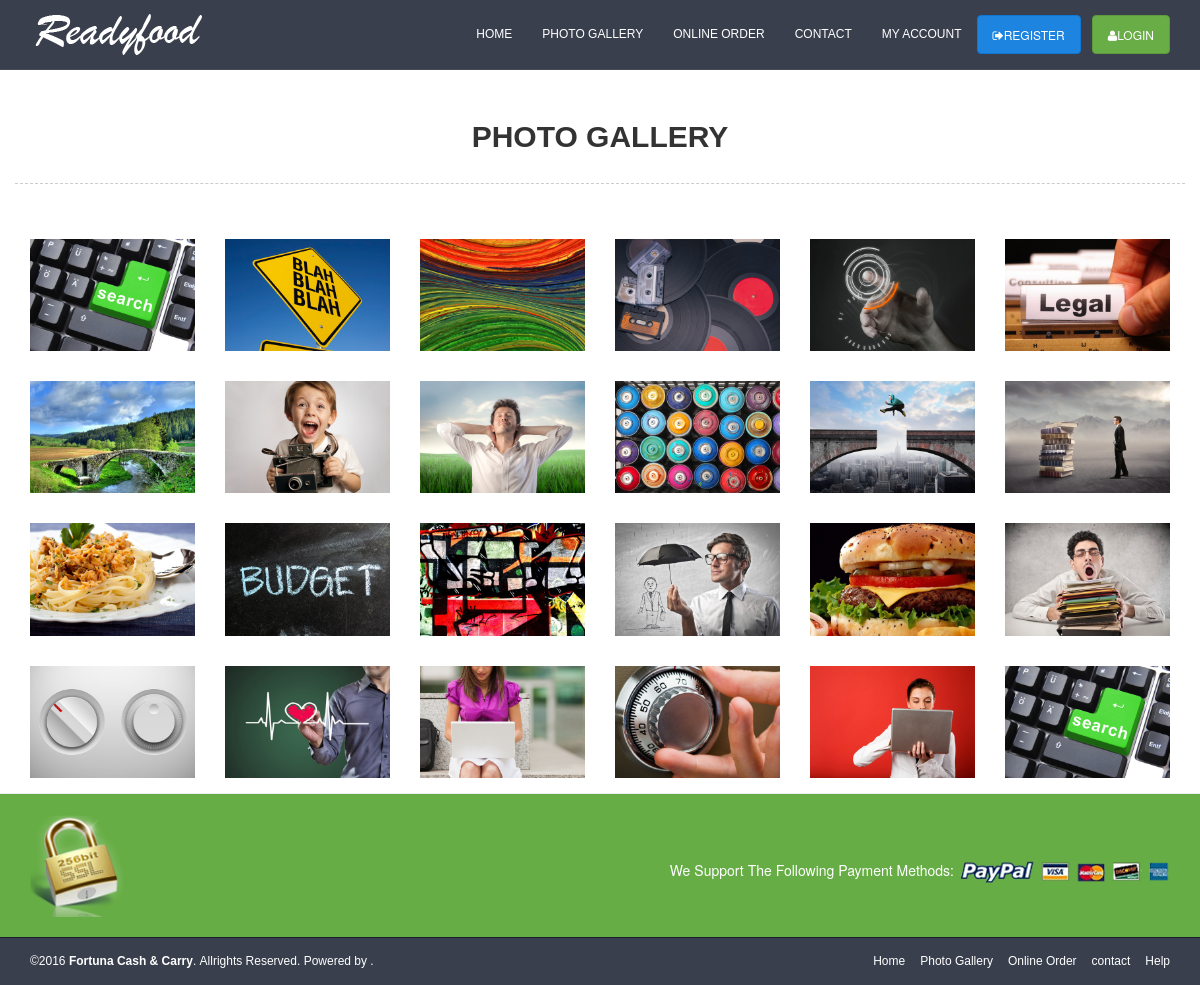
The app's page /index.php/gallery, older data.
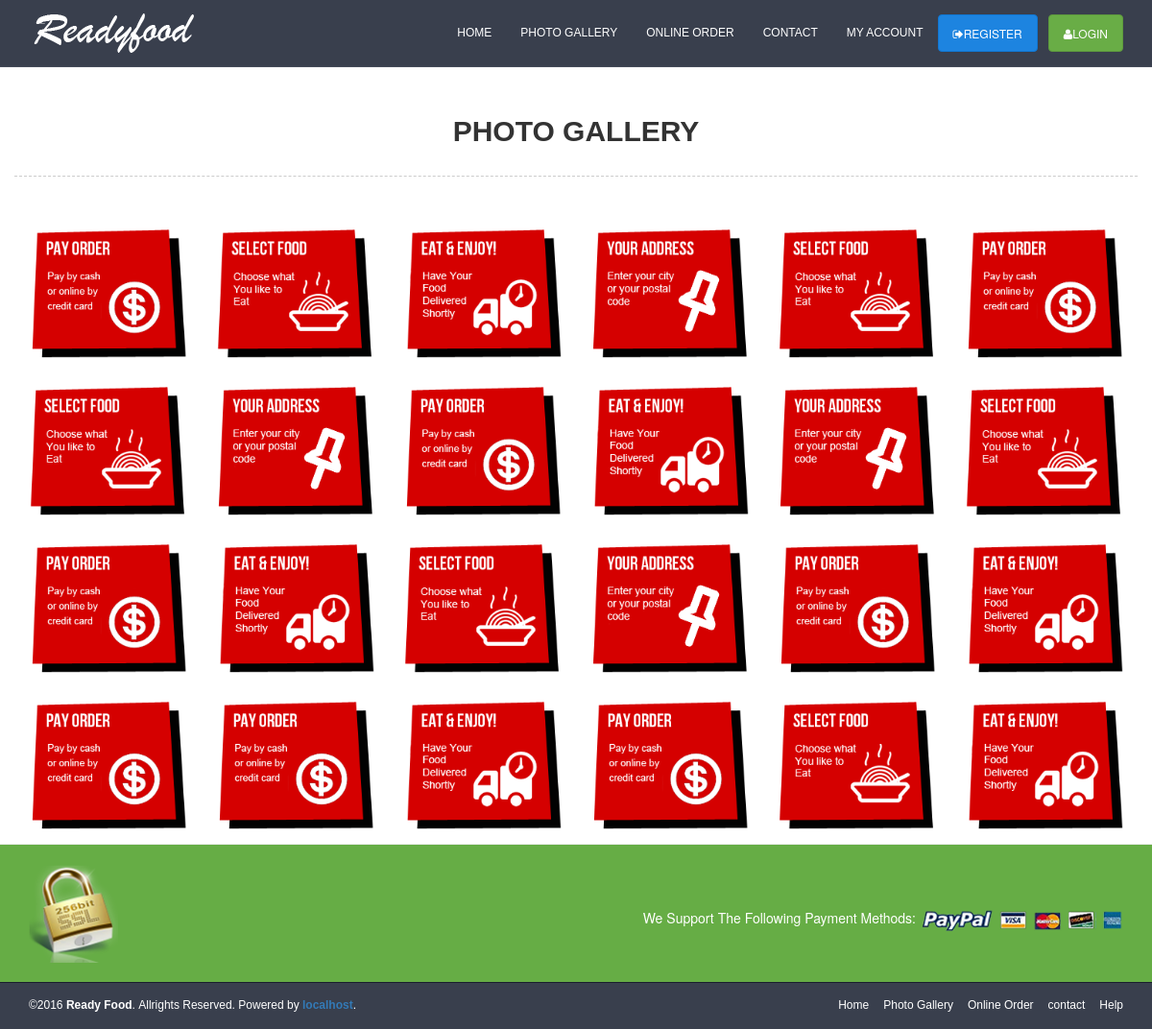
The same page, newer data.
### tables this page shows
CREATE TABLE IF NOT EXISTS `gallery_images` (
  `id` int(11) NOT NULL AUTO_INCREMENT,
  `name` varchar(100) NOT NULL,
  `deleted` tinyint(1) NOT NULL DEFAULT '0',
  `status` tinyint(1) NOT NULL DEFAULT '1',
  PRIMARY KEY (`id`)
);

### application/libraries/Site_Controller.php (called while the page is built, shortened)
<?php
class Site_Controller extends MY_Controller {
    public $site_title = '';
    public $page_title = '';
    public $page_meta_keywords = '';
    public $page_meta_description = '';
    public $assets_css = array(
        'bootstrap.min.css',
        'font-awesome.min.css',
        'style.css',
        'responsive.css',
    );
    public $assets_js = array(
        'jquery.js',
        'bootstrap.min.js',
    );
    public $body_class = array();
    public $current_section = '';
    public function __construct() {
        $this->site_title = $this->config->item('app_title');
    }
    private function prepare_base_javascript() {
        $str = "<script type=\"text/javascript\">\n";
        $str.= "</script>\n";
        $this->template->append_metadata($str);
    }
    private function set_styles() {
        if (count($this->assets_css) > 0) {
            foreach ($this->assets_css as $asset)
                $this->template->append_metadata('<link rel="stylesheet" type="text/css" href="' . ASSETS_SITE_CSS_PATH . $asset . '" media="screen" />');
        }
        $this->template->append_metadata('<link rel="stylesheet" type="text/css" href="' . ASSETS_SITE_CSS_PATH . 'cross_browser/webkit.css" media="screen" />');
        $this->template->append_metadata('');
        $this->template->append_metadata('');
        $this->template->append_metadata('');
        $this->template->append_metadata('');
    }
    private function set_javascript() {
        if (count($this->assets_js) > 0) {
            foreach ($this->assets_js as $asset)
                if (stristr($asset, 'http') === FALSE)
                    $this->template->append_metadata('<script type="text/javascript" src="' . ASSETS_SITE_JS_PATH . $asset . '"></script>');
                else
                    $this->template->append_metadata('<script type="text/javascript" src="' . $asset . '"></script>');
        }
        $this->template->append_metadata('');
    }
    public function render_page($page, $data = array()) {
        $this->template
                ->set_metadata('keywords', $this->page_meta_keywords)
                ->set_metadata('description', $this->page_meta_description)
                ->set_metadata('canonical', site_url($this->uri->uri_string()), 'link')
                ->title($this->page_title, $this->site_title);
        $this->template
                ->set('current_section', $this->current_section)
                ->set('body_class', implode(' ', $this->body_class));
        $this->template
                ->set_partial('header', 'partials/header')
                ->set_partial('footer', 'partials/footer');
        $this->template->build($page, $data);
    }
}

### application/controllers/Gallery.php (called while the page is built, shortened)
<?php
class Gallery extends Site_Controller {
    public function index() {
        $data['gallery_images']=$this->Gallery_Model->get_by(array('deleted'=>0, 'status'=>1));
        $this->render_page('gallery/index',$data);
    }
}

### index.php (called while the page is built, shortened)
<?php
require_once BASEPATH.'core/CodeIgniter.php';

### application/models/Gallery_Model.php (called while the page is built, shortened)
<?php
class Gallery_Model extends MY_Model {
    function __construct() {
        $this->_table_name = 'gallery_images';
    }
}

### application/core/MY_Model.php (called while the page is built, shortened)
<?php
class MY_Model extends CI_Model {
    protected $_table_name = '';
    protected $_primary_key = 'id';
    protected $_primary_filter = 'intval';
    public function get($id = NULL, $single = FALSE) {
        if ($id != NULL) {
            $filter = $this->_primary_filter;
            $id = $filter($id);
            $this->db->where($this->_primary_key, $id);
            $method = 'row';
        } else if ($single == TRUE) {
            $method = 'row';
        } else {
            $method = 'result';
        }
        return $this->db->get($this->_table_name)->$method();
    }
    public function get_by($where, $single = FALSE) {
        $this->db->where($where);
        return $this->get(NULL, $single);
    }
}
?>

### application/views/gallery/index.php (the view, shortened to what the rows shown need)
<div class="container">
    <ul class="row">
        <?php if (!empty($gallery_images)): ?>
            <?php foreach ($gallery_images as $image) : ?>
                <li class="col-md-2">
                    <img class="img-responsive" src="<?php echo ASSETS_SITE_GALLERY_IMAGE_PATH.$image->name ?>">
                </li>
            <?php endforeach; ?>
        <?php endif; ?>
    </ul>
</div>

Row changes from the older to the newer data that the page shows:
added gallery_images: name (picture)
added gallery_images: name (picture)
added gallery_images: name (picture)
added gallery_images: name (picture)
added gallery_images: name (picture)
added gallery_images: name (picture)
added gallery_images: name (picture)
added gallery_images: name (picture)
added gallery_images: name (picture)
added gallery_images: name (picture)
added gallery_images: name (picture)
added gallery_images: name (picture)
added gallery_images: name (picture)
added gallery_images: name (picture)
added gallery_images: name (picture)
added gallery_images: name (picture)
added gallery_images: name (picture)
added gallery_images: name (picture)
added gallery_images: name (picture)
added gallery_images: name (picture)
added gallery_images: name (picture)
added gallery_images: name (picture)
added gallery_images: name (picture)
added gallery_images: name (picture)
Text that changed along with them:
$this->config->item('company'): "Fortuna Cash & Carry" → "Ready Food"
$api_host_domain[0]: (not shown) → "localhost"
